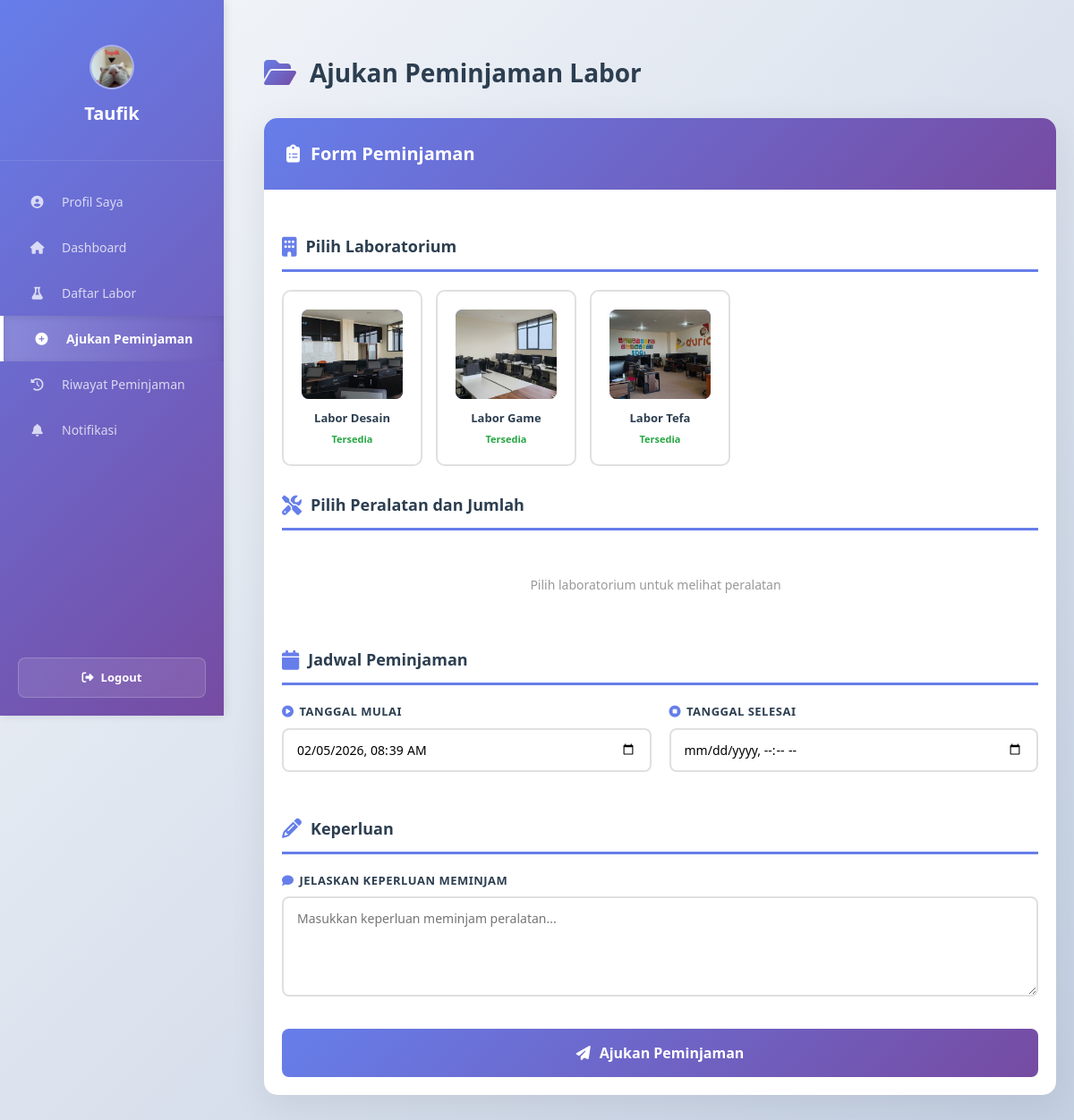
Screenshot of /pages/peminjaman-content.php (signed in) with the database file from the repository.
### tables this page shows
CREATE TABLE `users` (
  `id` int(11) NOT NULL,
  `email` varchar(100) DEFAULT NULL,
  `nama` varchar(100) DEFAULT NULL,
  `nim` varchar(20) DEFAULT NULL,
  `password` varchar(255) DEFAULT NULL,
  `foto` varchar(255) DEFAULT NULL,
  `is_active` tinyint(1) DEFAULT 1,
  `role` varchar(20) DEFAULT 'mahasiswa',
  `created_at` datetime DEFAULT current_timestamp(),
  `updated_at` datetime DEFAULT current_timestamp() ON UPDATE current_timestamp()
);

CREATE TABLE `labor` (
  `id` int(11) NOT NULL,
  `nama` varchar(191) NOT NULL,
  `deskripsi` text DEFAULT NULL,
  `icon` varchar(50) DEFAULT NULL,
  `image` varchar(255) DEFAULT NULL,
  `color` varchar(20) DEFAULT NULL,
  `created_at` datetime DEFAULT current_timestamp()
);

### pages/peminjaman-content.php (the view, shortened to what this page needs)
<?php
include '../config/database.php';
mysqli_query($conn, "CREATE TABLE IF NOT EXISTS labor (
  id INT AUTO_INCREMENT PRIMARY KEY,
  nama VARCHAR(191) NOT NULL,
  deskripsi TEXT,
  icon VARCHAR(50),
  color VARCHAR(20),
  created_at DATETIME DEFAULT CURRENT_TIMESTAMP
)");
mysqli_query($conn, "CREATE TABLE IF NOT EXISTS barang_labor (
  id INT AUTO_INCREMENT PRIMARY KEY,
  labor_id INT NOT NULL,
  nama VARCHAR(191) NOT NULL,
  deskripsi TEXT,
  stok INT DEFAULT 1,
  status VARCHAR(20) DEFAULT 'Tersedia',
  created_at DATETIME DEFAULT CURRENT_TIMESTAMP,
  FOREIGN KEY (labor_id) REFERENCES labor(id)
)");
$create_notif = "CREATE TABLE IF NOT EXISTS notifications (
  id INT AUTO_INCREMENT PRIMARY KEY,
  user_id INT NOT NULL,
  title VARCHAR(255),
  message TEXT,
  is_read TINYINT(1) DEFAULT 0,
  created_at DATETIME DEFAULT CURRENT_TIMESTAMP
)";
mysqli_query($conn, $create_notif);
 $labor_q = mysqli_query($conn, "SELECT * FROM labor ORDER BY nama ASC");
?>
<!DOCTYPE html>
<html lang="id">
<head>
  <link href="https://cdn.jsdelivr.net/npm/bootstrap@5.3.2/dist/css/bootstrap.min.css" rel="stylesheet">
  <link rel="stylesheet" href="https://cdnjs.cloudflare.com/ajax/libs/font-awesome/6.4.0/css/all.min.css">
</head>
<body>
  <?php include '../assets/sidebar.php'; ?>
  <div class="main-content">
    <div class="container-main">
      <div class="page-title">
        <i class="fas fa-folder-open"></i>
        Ajukan Peminjaman Labor
      </div>
      <div class="card-modern">
        <div class="card-header-modern">
          <i class="fas fa-clipboard-list"></i>
          Form Peminjaman
        </div>
        <div class="card-body-modern">
          <form method="post" id="formPeminjaman">
            <div class="form-section-title">
              <i class="fas fa-building"></i>
              Pilih Laboratorium
            </div>
            <div class="labor-options" id="laborContainer">
              <?php
              if($labor_q && mysqli_num_rows($labor_q) > 0):
                while($labor = mysqli_fetch_assoc($labor_q)):
              ?>
                <label class="labor-option">
                  <div class="labor-card">
                    <div class="labor-image-preview">
                      <?php if(!empty($labor['image'])): ?>
                        <img src="../assets/uploads/labor/<?php echo htmlspecialchars($labor['image']); ?>" alt="<?php echo htmlspecialchars($labor['nama']); ?>">
                      <?php else: ?>
                        <i class="fas fa-<?php echo htmlspecialchars($labor['icon'] ?? 'flask'); ?>"></i>
                      <?php endif; ?>
                    </div>
                    <div class="labor-name"><?php echo htmlspecialchars($labor['nama']); ?></div>
                    <div class="labor-status">Tersedia</div>
                  </div>
                </label>
              <?php
                endwhile;
              else:
              ?>
                <div class="placeholder-text">Tidak ada laboratorium tersedia</div>
              <?php
              endif;
              ?>
            </div>
            <div class="form-section-title">
              <i class="fas fa-tools"></i>
              Pilih Peralatan dan Jumlah
            </div>
            <div class="equipment-list" id="equipmentContainer">
              <div class="placeholder-text">Pilih laboratorium untuk melihat peralatan</div>
            </div>
            <div class="form-section-title" style="margin-top: 30px;">
              <i class="fas fa-calendar"></i>
              Jadwal Peminjaman
            </div>
            <div class="form-row-modern">
              <div class="form-group-modern">
                <label class="form-label-modern"><i class="fas fa-play-circle"></i>Tanggal Mulai</label>
                <input type="datetime-local" name="tanggal_mulai" class="form-control-modern" id="tanggalMulai" required>
              </div>
              <div class="form-group-modern">
                <label class="form-label-modern"><i class="fas fa-stop-circle"></i>Tanggal Selesai</label>
                <input type="datetime-local" name="tanggal_selesai" class="form-control-modern" id="tanggalSelesai" required>
              </div>
            </div>
            <div class="form-section-title">
              <i class="fas fa-pencil-alt"></i>
              Keperluan
            </div>
            <div class="form-group-modern">
              <label class="form-label-modern"><i class="fas fa-comment"></i>Jelaskan Keperluan Meminjam</label>
              <textarea name="tanggung" class="form-control-modern" placeholder="Masukkan keperluan meminjam peralatan..." rows="4" required></textarea>
            </div>
            <button type="submit" name="kirim" class="btn-submit-modern">
              <i class="fas fa-paper-plane"></i>
              Ajukan Peminjaman
            </button>
          </form>
        </div>
      </div>
    </div>
  </div>
</body>
</html>

### assets/sidebar.php (shortened to what this page needs)
<?php
$user_id = isset($_SESSION['user_id']) ? $_SESSION['user_id'] : null;
$user_info = null;
if($user_id) {
  $user_query = mysqli_query($conn, "SELECT * FROM users WHERE id = '$user_id'");
  $user_info = mysqli_fetch_assoc($user_query);
}
$script_path = $_SERVER['SCRIPT_FILENAME'];
$document_root = $_SERVER['DOCUMENT_ROOT'];
$relative_path = str_replace($document_root, '', $script_path);
$current_page = '';
if (strpos($relative_path, 'dashboard-content.php') !== false || strpos($relative_path, 'index.php') !== false) {
    $current_page = 'dashboard';
} elseif (strpos($relative_path, 'labor-content.php') !== false) {
    $current_page = 'labor';
} elseif (strpos($relative_path, 'peminjaman-content.php') !== false) {
    $current_page = 'peminjaman';
} elseif (strpos($relative_path, 'riwayat-content.php') !== false) {
    $current_page = 'riwayat';
} elseif (strpos($relative_path, 'profil-content.php') !== false) {
    $current_page = 'profil';
} elseif (strpos($relative_path, 'notifikasi-content.php') !== false) {
    $current_page = 'notifikasi';
}
function is_active($page, $current) {
    return $page === $current ? 'active' : '';
}
?>
<!DOCTYPE html>
<html>
<head>
<link href="https://cdn.jsdelivr.net/npm/bootstrap@5.3.2/dist/css/bootstrap.min.css" rel="stylesheet">
<link rel="stylesheet" href="https://cdnjs.cloudflare.com/ajax/libs/font-awesome/6.4.0/css/all.min.css">
</head>
<body>
<div class="sidebar" id="sidebar">
  <div class="sidebar-brand">
    <div class="user-avatar-brand" onclick="navigateToProfile(event)" title="Klik untuk ke profil">
      <?php if($user_info): ?>
        <?php
          $foto_file = isset($user_info['foto']) ? $user_info['foto'] : '';
          $foto_path = __DIR__ . '/img/' . $foto_file;
          $has_foto = !empty($foto_file) && file_exists($foto_path);
        ?>
        <?php if($has_foto): ?>
          <img src="../assets/img/<?php echo urlencode($foto_file); ?>?v=<?php echo time(); ?>" alt="User" class="avatar-img" loading="lazy">
        <?php else: ?>
          <div class="avatar-initials"><?php echo strtoupper(substr($user_info['nama'], 0, 2)); ?></div>
        <?php endif; ?>
      <?php else: ?>
        <i class="fas fa-user-circle"></i>
      <?php endif; ?>
    </div>
    <h4><?php echo $user_info ? htmlspecialchars($user_info['nama']) : 'Labor'; ?></h4>
  </div>
  <ul class="sidebar-menu">
    <li><a href="#" class="nav-link <?php echo is_active('profil', $current_page); ?>" data-page="profil"><i class="fas fa-user-circle"></i> <span>Profil Saya</span></a></li>
    <li><a href="#" class="nav-link <?php echo is_active('dashboard', $current_page); ?>" data-page="dashboard"><i class="fas fa-home"></i> <span>Dashboard</span></a></li>
    <li><a href="#" class="nav-link <?php echo is_active('labor', $current_page); ?>" data-page="labor"><i class="fas fa-flask"></i> <span>Daftar Labor</span></a></li>
    <li><a href="#" class="nav-link <?php echo is_active('peminjaman', $current_page); ?>" data-page="peminjaman"><i class="fas fa-plus-circle"></i> <span>Ajukan Peminjaman</span></a></li>
    <li><a href="#" class="nav-link <?php echo is_active('riwayat', $current_page); ?>" data-page="riwayat"><i class="fas fa-history"></i> <span>Riwayat Peminjaman</span></a></li>
    <li>
      <a href="#" class="nav-link <?php echo is_active('notifikasi', $current_page); ?>" data-page="notifikasi" style="position: relative;">
        <i class="fas fa-bell"></i>
        <span>Notifikasi</span>
      </a>
    </li>
  </ul>
  <div class="sidebar-footer">
    <a href="#" class="nav-link" onclick="logout(event)"><i class="fas fa-sign-out-alt"></i> <span>Logout</span></a>
  </div>
</div>

### pages/peminjaman-content.php (style rules this page uses)
* { margin: 0; padding: 0; box-sizing: border-box; }
body { background: linear-gradient(135deg, #f5f7fa 0%, #c3cfe2 100%); font-family: 'Segoe UI', Tahoma, Geneva, Verdana, sans-serif; min-height: 100vh; padding-top: 30px; }
.main-content { margin-left: 250px; padding: 30px 20px; min-height: 100vh; background: transparent; transition: margin-left 0.3s ease; }
.container-main { max-width: 1200px; margin: 0 auto; }
.page-title { font-size: 28px; font-weight: 700; color: #2c3e50; margin-bottom: 30px; display: flex; align-items: center; gap: 15px; }
.page-title i { background: linear-gradient(135deg, #667eea 0%, #764ba2 100%); -webkit-background-clip: text; -webkit-text-fill-color: transparent; font-size: 32px; }
.card-modern { background: white; border: none; border-radius: 15px; box-shadow: 0 10px 40px rgba(0,0,0,0.08); overflow: hidden; margin-bottom: 25px; transition: all 0.3s ease; }
.card-header-modern { background: linear-gradient(135deg, #667eea 0%, #764ba2 100%); color: white; padding: 25px; font-size: 20px; font-weight: 700; display: flex; align-items: center; gap: 12px; }
.card-body-modern { padding: 20px; }
.form-section-title { font-size: 18px; font-weight: 700; color: #2c3e50; margin: 30px 0 20px 0; padding-bottom: 12px; border-bottom: 3px solid #667eea; display: flex; align-items: center; gap: 10px; }
.form-section-title i { color: #667eea; font-size: 22px; }
.labor-options { display: grid; grid-template-columns: repeat(auto-fill, minmax(140px, 1fr)); gap: 15px; margin-bottom: 25px; }
.labor-option { position: relative; }
.labor-card { padding: 20px; border: 2px solid #e0e0e0; border-radius: 10px; cursor: pointer; transition: all 0.3s ease; text-align: center; background: white; }
.labor-image-preview { width: 100%; height: 100px; margin-bottom: 12px; border-radius: 8px; background: linear-gradient(135deg, #667eea 0%, #764ba2 100%); display: flex; align-items: center; justify-content: center; overflow: hidden; position: relative; }
.labor-image-preview img { width: 100%; height: 100%; object-fit: cover; }
.labor-name { font-size: 13px; font-weight: 700; color: #2c3e50; margin-bottom: 5px; }
.labor-status { font-size: 11px; color: #28a745; font-weight: 600; }
.equipment-list { display: grid; gap: 12px; margin-bottom: 25px; max-height: 400px; overflow-y: auto; padding-right: 10px; }
.form-group-modern { margin-bottom: 20px; }
.form-label-modern { display: block; font-size: 13px; font-weight: 700; color: #2c3e50; margin-bottom: 8px; text-transform: uppercase; letter-spacing: 0.5px; }
.form-label-modern i { color: #667eea; margin-right: 6px; }
.form-control-modern { width: 100%; padding: 12px 15px; border: 2px solid #e0e0e0; border-radius: 8px; font-size: 14px; font-family: inherit; transition: all 0.3s ease; }
.btn-submit-modern { width: 100%; padding: 15px; background: linear-gradient(135deg, #667eea 0%, #764ba2 100%); color: white; border: none; border-radius: 8px; font-size: 16px; font-weight: 700; cursor: pointer; transition: all 0.3s ease; margin-top: 30px; display: flex; align-items: center; justify-content: center; gap: 10px; }
.placeholder-text { color: #999; text-align: center; padding: 30px; font-size: 14px; }
.form-row-modern { display: grid; grid-template-columns: 1fr 1fr; gap: 20px; }

### rows the page displays
users: foto (picture), nama "Taufik"
labor: image (picture), nama "Labor Desain"
labor: image (picture), nama "Labor Game"
labor: image (picture), nama "Labor Tefa"
